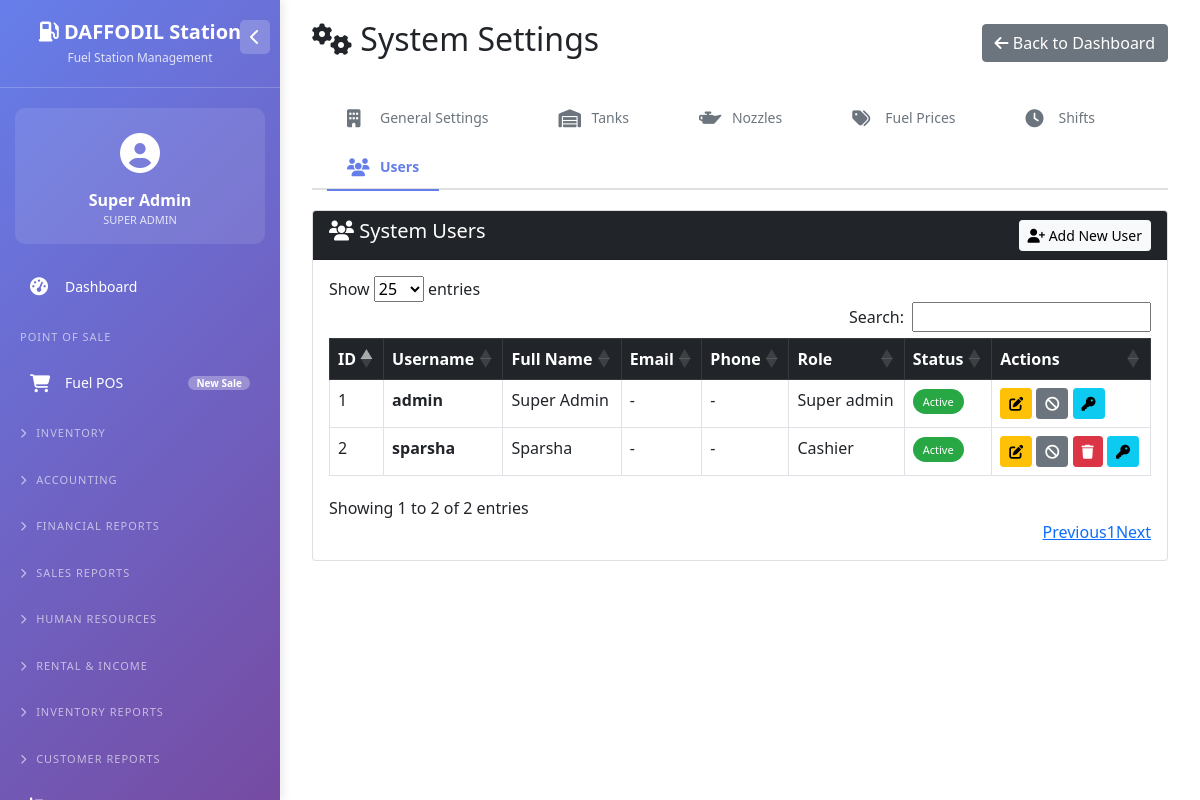
Before: /settings.php?tab=users (signed in) with the older database file.
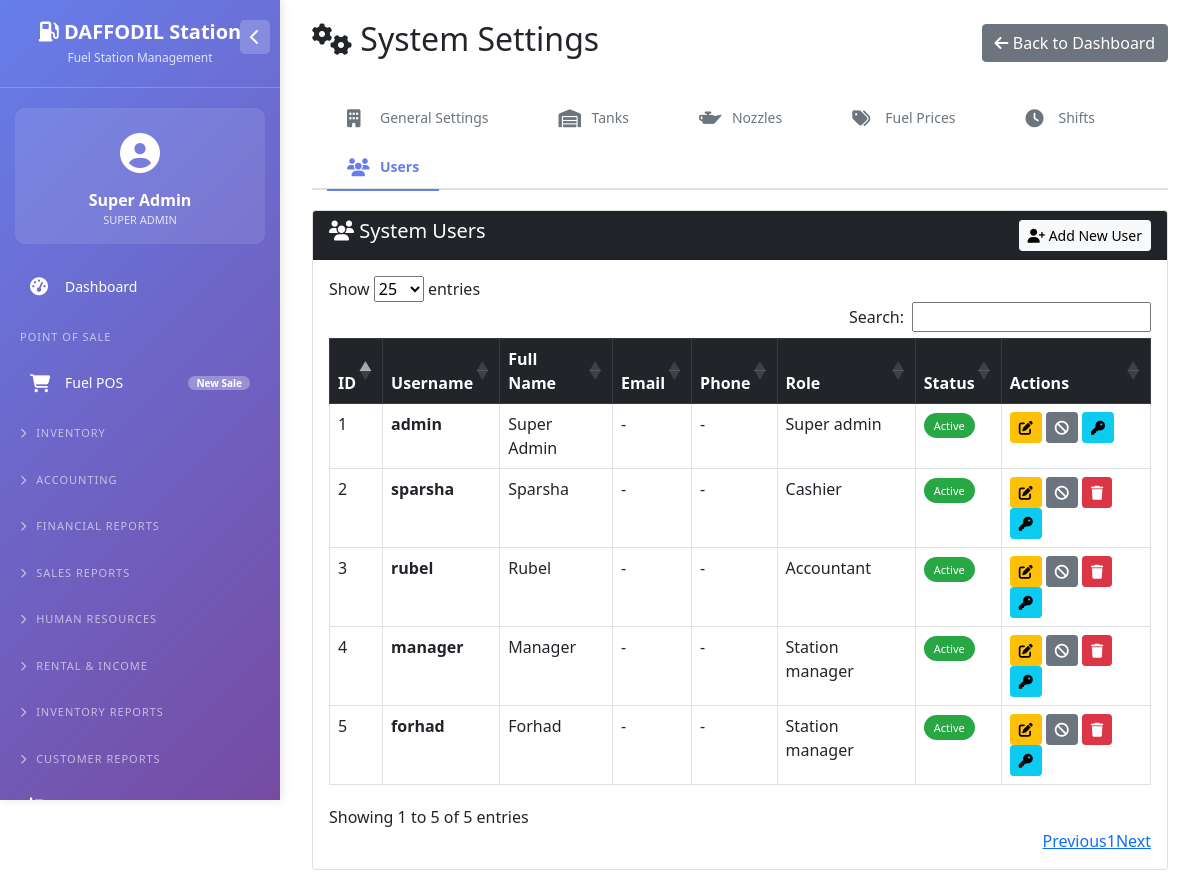
After: the same page with the newer database file.
### tables this page shows
CREATE TABLE `users` (
  `id` int(11) NOT NULL,
  `username` varchar(50) NOT NULL,
  `password` varchar(255) NOT NULL,
  `full_name` varchar(100) NOT NULL,
  `email` varchar(100) DEFAULT NULL,
  `phone` varchar(20) DEFAULT NULL,
  `role` enum('super_admin','owner','accountant','station_manager','cashier','nozzle_operator','hr_officer','store_keeper','auditor') NOT NULL DEFAULT 'cashier',
  `is_active` tinyint(1) DEFAULT 1,
  `created_at` timestamp NOT NULL DEFAULT current_timestamp()
);

### config/database.php (called while the page is built, shortened)
<?php
$host = 'localhost';
$dbname = 'fuel_station_management';
$username = 'root';
$password = '';
try {
    $pdo = new PDO("mysql:host=$host;dbname=$dbname;charset=utf8mb4", $username, $password);
    $pdo->setAttribute(PDO::ATTR_ERRMODE, PDO::ERRMODE_EXCEPTION);
    $pdo->setAttribute(PDO::ATTR_DEFAULT_FETCH_MODE, PDO::FETCH_ASSOC);
} catch(PDOException $e) {
    die("Connection failed: " . $e->getMessage());
}
function getCurrentUser() {
    global $pdo;
    if(isset($_SESSION['user_id'])) {
        $stmt = $pdo->prepare("SELECT * FROM users WHERE id = ?");
        $stmt->execute([$_SESSION['user_id']]);
        return $stmt->fetch();
    }
    return null;
}
?>

### settings.php (the view, shortened to what this page needs)
<?php
require_once 'config/database.php';
$user = getCurrentUser();
$active_tab = $_GET['tab'] ?? 'general';
?>
<!DOCTYPE html>
<html lang="en">
<head>
    <link href="https://cdn.jsdelivr.net/npm/bootstrap@5.1.3/dist/css/bootstrap.min.css" rel="stylesheet">
    <link rel="stylesheet" href="https://cdn.datatables.net/1.11.5/css/dataTables.bootstrap5.min.css">
    <link rel="stylesheet" href="https://cdnjs.cloudflare.com/ajax/libs/font-awesome/6.4.0/css/all.min.css">
</head>
<body>
    <?php include 'left_menu.php'; ?>
    <div class="main-content">
        <div class="container-fluid">
            <div class="d-flex justify-content-between align-items-center mb-4">
                <h2><i class="fas fa-cogs"></i> System Settings</h2>
                <a href="dashboard.php" class="btn btn-secondary">
                    <i class="fas fa-arrow-left"></i> Back to Dashboard
                </a>
            </div>
            <ul class="nav nav-tabs">
                <li class="nav-item">
                    <a class="nav-link <?php echo $active_tab == 'general' ? 'active' : ''; ?>" href="?tab=general">
                        <i class="fas fa-building"></i> General Settings
                    </a>
                </li>
                <li class="nav-item">
                    <a class="nav-link <?php echo $active_tab == 'tanks' ? 'active' : ''; ?>" href="?tab=tanks">
                        <i class="fas fa-warehouse"></i> Tanks
                    </a>
                </li>
                <li class="nav-item">
                    <a class="nav-link <?php echo $active_tab == 'nozzles' ? 'active' : ''; ?>" href="?tab=nozzles">
                        <i class="fas fa-oil-can"></i> Nozzles
                    </a>
                </li>
                <li class="nav-item">
                    <a class="nav-link <?php echo $active_tab == 'prices' ? 'active' : ''; ?>" href="?tab=prices">
                        <i class="fas fa-tags"></i> Fuel Prices
                    </a>
                </li>
                <li class="nav-item">
                    <a class="nav-link <?php echo $active_tab == 'shifts' ? 'active' : ''; ?>" href="?tab=shifts">
                        <i class="fas fa-clock"></i> Shifts
                    </a>
                </li>
                <li class="nav-item">
                    <a class="nav-link <?php echo $active_tab == 'users' ? 'active' : ''; ?>" href="?tab=users">
                        <i class="fas fa-users"></i> Users
                    </a>
                </li>
            </ul>
            <?php if($active_tab == 'users'): ?>
            <div class="card mt-3">
                <div class="card-header bg-dark text-white d-flex justify-content-between align-items-center">
                    <h5><i class="fas fa-users"></i> System Users</h5>
                    <a href="add_user.php" class="btn btn-light btn-sm">
                        <i class="fas fa-user-plus"></i> Add New User
                    </a>
                </div>
                <div class="card-body">
                    <?php $users = $pdo->query("SELECT * FROM users ORDER BY role")->fetchAll(); ?>
                    <div class="table-responsive">
                        <table class="table table-bordered" id="usersTable">
                            <thead class="table-dark">
                                <tr>
                                    <th>ID</th>
                                    <th>Username</th>
                                    <th>Full Name</th>
                                    <th>Email</th>
                                    <th>Phone</th>
                                    <th>Role</th>
                                    <th>Status</th>
                                    <th>Actions</th>
                                </tr>
                            </thead>
                            <tbody>
                                <?php foreach($users as $u): ?>
                                <tr>
                                    <td><?php echo $u['id']; ?></td>
                                    <td><strong><?php echo $u['username']; ?></strong></td>
                                    <td><?php echo $u['full_name']; ?></td>
                                    <td><?php echo $u['email'] ?: '-'; ?></td>
                                    <td><?php echo $u['phone'] ?: '-'; ?></td>
                                    <td><?php echo ucfirst(str_replace('_', ' ', $u['role'])); ?></td>
                                    <td>
                                        <span class="user-status-badge <?php echo $u['is_active'] ? 'status-active' : 'status-inactive'; ?>">
                                            <?php echo $u['is_active'] ? 'Active' : 'Inactive'; ?>
                                        </span>
                                    </td>
                                    <td>
                                        <a href="?tab=users&edit_user=<?php echo $u['id']; ?>" class="btn btn-sm btn-warning" title="Edit User">
                                            <i class="fas fa-edit"></i>
                                        </a>
                                        <a href="?tab=users&toggle_status=<?php echo $u['id']; ?>" class="btn btn-sm <?php echo $u['is_active'] ? 'btn-secondary' : 'btn-success'; ?>" title="<?php echo $u['is_active'] ? 'Deactivate' : 'Activate'; ?>" onclick="return confirm('<?php echo $u['is_active'] ? 'Deactivate' : 'Activate'; ?> this user?')">
                                            <i class="fas <?php echo $u['is_active'] ? 'fa-ban' : 'fa-check-circle'; ?>"></i>
                                        </a>
                                        <?php if($u['id'] != $user['id']): ?>
                                        <a href="?tab=users&delete_user=<?php echo $u['id']; ?>" class="btn btn-sm btn-danger" title="Delete User" onclick="return confirm('Delete this user permanently? This action cannot be undone!')">
                                            <i class="fas fa-trash"></i>
                                        </a>
                                        <?php endif; ?>
                                        <a href="reset_password.php?id=<?php echo $u['id']; ?>" class="btn btn-sm btn-info" title="Reset Password">
                                            <i class="fas fa-key"></i>
                                        </a>
                                    </td>
                                </tr>
                                <?php endforeach; ?>
                            </tbody>
                        </table>
                    </div>
                </div>
            </div>
            <?php endif; ?>
        </div>
    </div>
</body>
</html>

### left_menu.php (shortened to what this page needs)
<?php
$current_page = basename($_SERVER['PHP_SELF']);
$user = getCurrentUser();
$user_role = $user['role'] ?? 'guest';
?>
<link rel="stylesheet" href="https://cdnjs.cloudflare.com/ajax/libs/font-awesome/6.4.0/css/all.min.css">
<div class="sidebar" id="sidebar">
    <div class="sidebar-header">
        <button class="toggle-btn" onclick="toggleSidebar()">
            <i class="fas fa-chevron-left" id="toggleIcon"></i>
        </button>
        <h3><i class="fas fa-gas-pump"></i> DAFFODIL Station</h3>
        <p>Fuel Station Management</p>
    </div>
    <div class="user-info">
        <div class="user-icon">
            <i class="fas fa-user-circle"></i>
        </div>
        <div class="user-name"><?php echo $user['full_name'] ?? 'Admin'; ?></div>
        <div class="user-role"><?php echo ucfirst(str_replace('_', ' ', $user['role'] ?? 'super_admin')); ?></div>
    </div>
    <ul class="nav-menu">
        <li class="nav-item <?php echo $current_page == 'dashboard.php' ? 'active' : ''; ?>">
            <a class="nav-link" href="dashboard.php">
                <i class="fas fa-tachometer-alt"></i>
                <span>Dashboard</span>
            </a>
        </li>
        <li class="nav-title">POINT OF SALE</li>
        <li class="nav-item <?php echo $current_page == 'pos.php' ? 'active' : ''; ?>">
            <a class="nav-link" href="pos.php">
                <i class="fas fa-shopping-cart"></i>
                <span>Fuel POS</span>
                <span class="badge">New Sale</span>
            </a>
        </li>
        <li class="nav-title" onclick="toggleSection('inventorySection')" style="cursor: pointer;">
            <i class="fas fa-chevron-right" id="inventoryIcon" style="font-size: 10px; margin-right: 5px;"></i> INVENTORY
        </li>
        <?php if(in_array($user_role, ['super_admin', 'admin', 'accountant'])): ?>
        <li class="nav-title" onclick="toggleSection('accountingSection')" style="cursor: pointer;">
            <i class="fas fa-chevron-right" id="accountingIcon" style="font-size: 10px; margin-right: 5px;"></i> ACCOUNTING
        </li>
        <?php endif; ?>
        <?php if(in_array($user_role, ['super_admin', 'admin', 'accountant'])): ?>
        <li class="nav-title" onclick="toggleSection('financialSection')" style="cursor: pointer;">
            <i class="fas fa-chevron-right" id="financialIcon" style="font-size: 10px; margin-right: 5px;"></i> FINANCIAL REPORTS
        </li>
        <?php endif; ?>
        <li class="nav-title" onclick="toggleSection('salesReportSection')" style="cursor: pointer;">
            <i class="fas fa-chevron-right" id="salesReportIcon" style="font-size: 10px; margin-right: 5px;"></i> SALES REPORTS
        </li>
        <?php if(in_array($user_role, ['super_admin', 'admin', 'hr_officer'])): ?>
        <li class="nav-title" onclick="toggleSection('hrSection')" style="cursor: pointer;">
            <i class="fas fa-chevron-right" id="hrIcon" style="font-size: 10px; margin-right: 5px;"></i> HUMAN RESOURCES
        </li>
        <?php endif; ?>
        <li class="nav-title" onclick="toggleSection('rentalSection')" style="cursor: pointer;">
            <i class="fas fa-chevron-right" id="rentalIcon" style="font-size: 10px; margin-right: 5px;"></i> RENTAL & INCOME
        </li>
        <li class="nav-title" onclick="toggleSection('inventoryReportSection')" style="cursor: pointer;">
            <i class="fas fa-chevron-right" id="inventoryReportIcon" style="font-size: 10px; margin-right: 5px;"></i> INVENTORY REPORTS
        </li>
        <li class="nav-title" onclick="toggleSection('customerSection')" style="cursor: pointer;">
            <i class="fas fa-chevron-right" id="customerIcon" style="font-size: 10px; margin-right: 5px;"></i> CUSTOMER REPORTS
        </li>
        <li class="nav-item <?php echo $current_page == 'reports.php' ? 'active' : ''; ?>">
            <a class="nav-link" href="reports.php">
                <i class="fas fa-chart-bar"></i>
                <span>Reports Center</span>
            </a>
        </li>
    </ul>
</div>

### settings.php (style rules this page uses)
.main-content { margin-left: 280px; padding: 20px; transition: margin-left 0.3s; }
.nav-tabs { border-bottom: 2px solid #e0e0e0; margin-bottom: 20px; background: transparent; }
.nav-tabs .nav-item { margin-bottom: -2px; }
.nav-tabs .nav-link { color: #6c757d; font-weight: 500; padding: 12px 20px; border: none; border-bottom: 2px solid transparent; transition: all 0.3s ease; background: transparent; }
.nav-tabs .nav-link.active { color: #667eea; background: transparent; border-bottom: 2px solid #667eea; font-weight: 600; }
.nav-tabs .nav-link i { margin-right: 8px; }
.user-status-badge { padding: 5px 10px; border-radius: 20px; font-size: 11px; font-weight: 500; }
.status-active { background: #28a745; color: white; }

### left_menu.php (style rules this page uses)
.sidebar { position: fixed; top: 0; left: 0; height: 100vh; width: 280px; background: linear-gradient(135deg, #667eea 0%, #764ba2 100%); color: white; transition: all 0.3s; z-index: 1000; box-shadow: 2px 0 10px rgba(0,0,0,0.1); overflow-y: auto; }
.sidebar-header { padding: 20px; text-align: center; border-bottom: 1px solid rgba(255,255,255,0.2); margin-bottom: 20px; position: relative; }
.toggle-btn { position: absolute; right: 10px; top: 20px; background: rgba(255,255,255,0.2); border: none; color: white; border-radius: 5px; padding: 5px 10px; cursor: pointer; }
.sidebar-header h3 { margin: 0; font-size: 20px; font-weight: bold; }
.sidebar-header p { margin: 5px 0 0; font-size: 12px; opacity: 0.8; }
.user-info { padding: 15px 20px; background: rgba(255,255,255,0.1); margin: 0 15px 20px 15px; border-radius: 10px; text-align: center; }
.user-info .user-icon { font-size: 40px; margin-bottom: 5px; }
.user-info .user-name { font-weight: bold; font-size: 16px; }
.user-info .user-role { font-size: 11px; opacity: 0.8; text-transform: uppercase; }
.nav-menu { list-style: none; padding: 0; margin: 0; }
.nav-item { margin: 5px 15px; border-radius: 10px; transition: all 0.3s; }
.nav-link { display: flex; align-items: center; padding: 12px 15px; color: white; text-decoration: none; font-size: 14px; transition: all 0.3s; cursor: pointer; }
.nav-link i { width: 25px; margin-right: 10px; font-size: 18px; }
.nav-link .badge { margin-left: auto; background: rgba(255,255,255,0.3); padding: 2px 8px; border-radius: 20px; font-size: 10px; }
.nav-title { padding: 10px 20px; font-size: 11px; text-transform: uppercase; letter-spacing: 1px; opacity: 0.6; margin-top: 10px; }
.main-content { margin-left: 280px; padding: 20px; transition: margin-left 0.3s; }

Changed rows visible on the page:
added users: id "3", username "rubel", full_name "Rubel", email "-", phone "-", role "Accountant", is_active "Active"
added users: id "4", username "manager", full_name "Manager", email "-", phone "-", role "Station manager", is_active "Active"
added users: id "5", username "forhad", full_name "Forhad", email "-", phone "-", role "Station manager", is_active "Active"
Other visible differences:
text written by a page script: "Show entries Search: Showing 1 to 2 of 2 entries Previous 1 Next" → "Show entries Search: Showing 1 to 5 of 5 entries Previous 1 Next"
